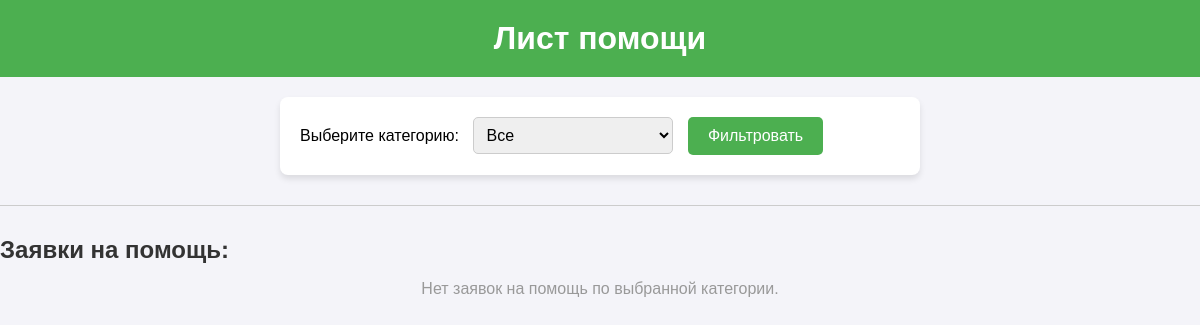
The app's page /help_list/, older data.
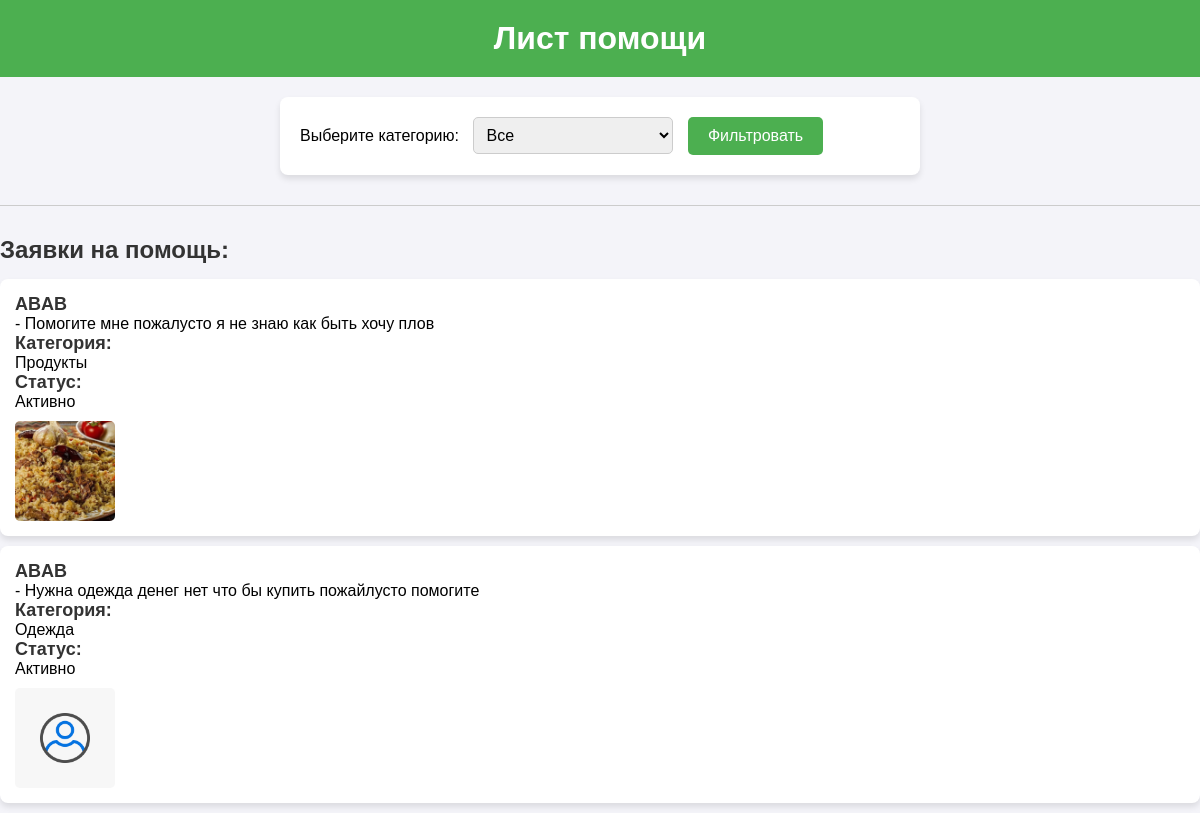
The same page, newer data.
### volunteer/models.py (models this page shows, shortened)
class ApplyHelp(models.Model):
    CHOICE_STATUSHELP=(
        ("активно", "Активно"),
        ("завершино", "Завершино"),
        ("впроцессе", "Впроцессе"),
    )
    user = models.ForeignKey(CustomUser, on_delete=models.CASCADE)
    description = models.TextField()
    image = models.ImageField(upload_to="static/images", null=True, blank=True)
    add_time = models.DateTimeField(auto_now=True)
    category = models.ForeignKey(Category, on_delete=models.CASCADE)
    status = models.CharField(max_length=50, choices=CHOICE_STATUSHELP)
    is_active = models.BooleanField(default=True)

class CustomUser(AbstractUser):
    CHOICE_GENDER=(
        ("женщина", "Женщина"),
        ("мужчина", "Мужчина"),
    )
    CHOICE_STATUS=(
        ("валантер", "Валантер"),
        ("Нуждающийся", "Нуждающийся"),
    )
    image = models.ImageField(upload_to="static/images", null=True, blank=True)
    age = models.IntegerField(null=True)
    phone_number = models.CharField(max_length=13,null=True)
    gender = models.CharField(max_length=50, choices=CHOICE_GENDER,null=True)
    status = models.CharField(max_length=50, choices=CHOICE_STATUS,null=True)
    latitude = models.FloatField(null=True)
    longitude = models.FloatField(null=True)

class Category(models.Model):
    category_name = models.CharField(max_length=150)

### volunteer/views.py (the view)
# urls.py: path('help_list/', HelpListView.as_view(), name='help_list'),
class HelpListView(ListView):
    model = ApplyHelp
    template_name = 'help_list.html'
    context_object_name = 'apply_helps'
    def get_queryset(self):
        queryset = ApplyHelp.objects.all()
        category_filter = self.request.GET.get('category', None)
        if category_filter:
            queryset = queryset.filter(category__id=category_filter)
        return queryset
    def get_context_data(self, **kwargs):
        context = super().get_context_data(**kwargs)
        context['categories'] = Category.objects.all()
        return context

### templates/help_list.html (shortened to what this page needs)
<!DOCTYPE html>
<html lang="ru">
<head>
</head>
<body>
    <h1>Лист помощи</h1>
    <form method="get" action="{% url 'help_list' %}">
        <label for="category">Выберите категорию:</label>
        <select name="category" id="category">
            <option value="">Все</option>
        </select>
        <button type="submit">Фильтровать</button>
    </form>
    <hr>
    <h2>Заявки на помощь:</h2>
    <ul>
        {% for apply_help in apply_helps %}
            <li>
                <strong>{{ apply_help.user.username }}</strong> - {{ apply_help.description }} <br>
                <strong>Категория:</strong> {{ apply_help.category.category_name }} <br>
                <strong>Статус:</strong> {{ apply_help.get_status_display }} <br>
                <img src="{{ apply_help.image.url }}" alt="Image">
            </li>
        {% empty %}
            <p class="no-apply-helps">Нет заявок на помощь по выбранной категории.</p>
        {% endfor %}
    </ul>
</body>
</html>

Row changes from the older to the newer data that the page shows:
added ApplyHelp: user.username "ABAB", description "Помогите мне пожалусто я не знаю как быть хочу плов", category.category_name "Продукты", status "Активно", image (picture)
added ApplyHelp: user.username "ABAB", description "Нужна одежда денег нет что бы купить пожайлусто помогите", category.category_name "Одежда", status "Активно", image (placeholder picture)
Text that changed along with them:
text no longer shown: "Нет заявок на помощь по выбранной категории."
